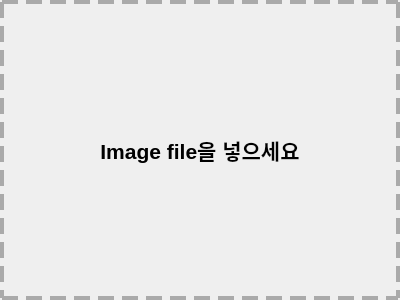
<?xml version="1.0" encoding="UTF-8"?>
<ui version="4.0">
 <class>Form</class>
 <widget class="QWidget" name="Form">
  <property name="geometry">
   <rect>
    <x>0</x>
    <y>0</y>
    <width>400</width>
    <height>300</height>
   </rect>
  </property>
  <property name="windowTitle">
   <string>ImageViewer</string>
  </property>
  <layout class="QVBoxLayout" name="vLayout">
   <property name="leftMargin">
    <number>0</number>
   </property>
   <property name="topMargin">
    <number>0</number>
   </property>
   <property name="rightMargin">
    <number>0</number>
   </property>
   <property name="bottomMargin">
    <number>0</number>
   </property>
   <item>
    <widget class="QLabel" name="label_ImageView">
     <property name="font">
      <font>
       <pointsize>16</pointsize>
       <weight>75</weight>
       <bold>true</bold>
      </font>
     </property>
     <property name="acceptDrops">
      <bool>true</bool>
     </property>
     <property name="styleSheet">
      <string notr="true">border: 4px dashed #aaa;</string>
     </property>
     <property name="text">
      <string>Image file을 넣으세요</string>
     </property>
     <property name="alignment">
      <set>Qt::AlignCenter</set>
     </property>
    </widget>
   </item>
  </layout>
 </widget>
 <resources/>
 <connections/>
</ui>
